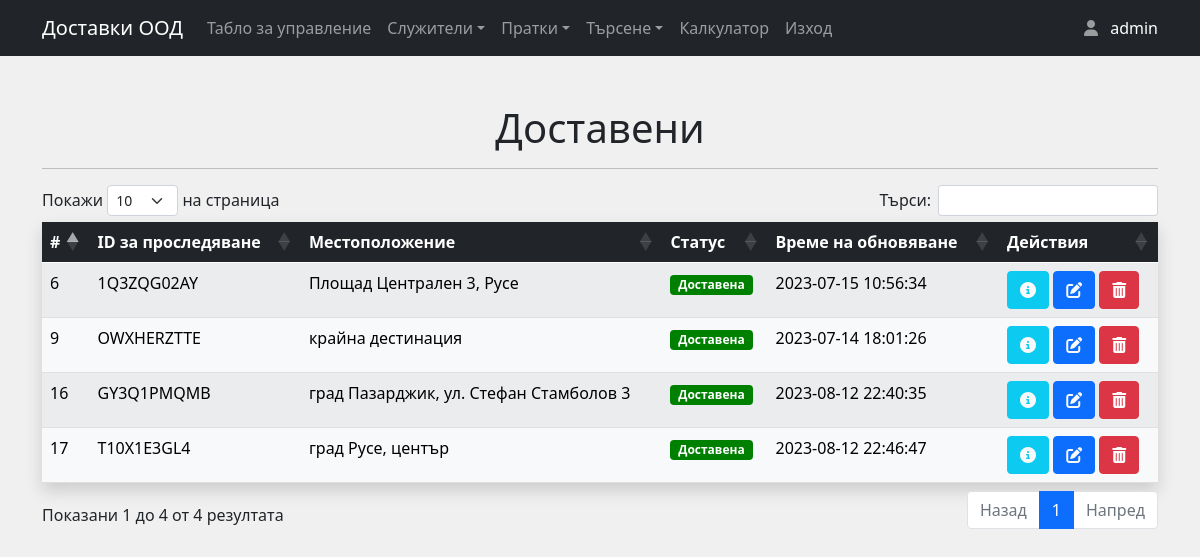
The app's page /delivered.php (signed in) with its own data.
### tables this page shows
CREATE TABLE `shipment_history` (
  `shipment_id` int(11) NOT NULL,
  `tracking_id` varchar(255) NOT NULL,
  `location` varchar(255) NOT NULL,
  `status` varchar(100) NOT NULL,
  `update_time` datetime NOT NULL DEFAULT current_timestamp(),
  `history_table_id` int(11) NOT NULL
);

### delivered.php (the view, shortened to what this page needs)
<?php
include_once 'header.php';
include_once 'includes/dbh.inc.php';
?>
<div class="container my-5">
  <h1 class="text-center my-3">Доставени</h1>
  <hr>
  <table id="example" class="table shadow table-striped">
    <thead class="table-dark">
      <tr>
        <th scope="col">#</th>
        <th scope="col">ID за проследяване</th>
        <th scope="col">Местоположение</th>
        <th scope="col">Статус</th>
        <th scope="col">Време на обновяване</th>
        <th scope="col">Действия</th>
      </tr>
    </thead>
    <tbody class="table-light">
      <?php
      $sql = "SELECT sh.*
      FROM shipment_history sh
      JOIN (
          SELECT shipment_id, MAX(update_time) AS max_update_time
          FROM shipment_history
          GROUP BY shipment_id
      ) sh_max ON sh.shipment_id = sh_max.shipment_id AND sh.update_time = sh_max.max_update_time
      WHERE sh.status = 'Доставена';";
      $result = mysqli_query($conn, $sql);
      if ($result) {
        while ($row = mysqli_fetch_assoc($result)) {
          $shipment_id = $row['shipment_id'];
          $tracking_id = $row['tracking_id'];
          $location = $row['location'];
          $status = $row['status'];
          $update_time = $row['update_time'];
 list($badgeColor, $textColor) = getStatusBadgeColor($status);
          echo '<tr>
                  <td>' . $shipment_id . '</td>
                  <td>' . $tracking_id . '</td>
                  <td>' . $location . '</td>
<td><h5 class="badge" style="background-color:' . $badgeColor . '; color:' . $textColor . ';">' . $status . '</h5>
                  </td>                  <td>' . $update_time . '</td>
                  <td>
                  <a href="info_shipment.php?infoid=' . $shipment_id . '" class="btn btn-info text-light" style="text-decoration: none"><i class="fa fa-info-circle"></i></a>
                  <a href="update_shipment.php?updateid=' . $shipment_id . '" class="btn btn-primary text-light" style="text-decoration: none"><i class="fas fa-edit"></i></a>
                  <button type="button" class="btn btn-danger delete-button" data-id="' . $shipment_id . '"><i class="fas fa-trash-alt"></i></button>
                </td>
                </tr>';
        }
      }
      ?>
    </tbody>
  </table>
</div>

### records on screen
shipment_history: shipment "9", tracking "OWXHERZTTE", location "крайна дестинация", status "Доставена", update_time "2023-07-14 18:01:26"
shipment_history: shipment "6", tracking "1Q3ZQG02AY", location "Площад Централен 3, Русе", status "Доставена", update_time "2023-07-15 10:56:34"
shipment_history: shipment "16", tracking "GY3Q1PMQMB", location "град Пазарджик, ул. Стефан Стамболов 3", status "Доставена", update_time "2023-08-12 22:40:35"
shipment_history: shipment "17", tracking "T10X1E3GL4", location "град Русе, център", status "Доставена", update_time "2023-08-12 22:46:47"

### other values on screen
$_SESSION["useruid"] "admin"
